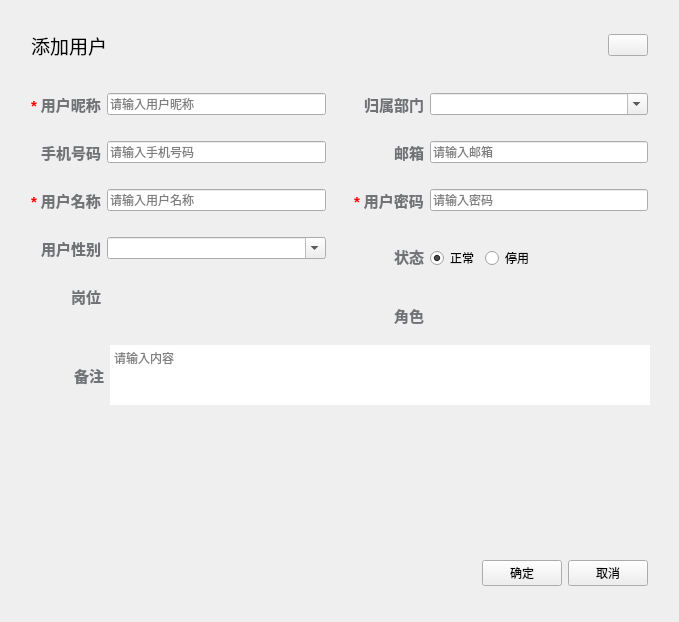
<?xml version="1.0" encoding="UTF-8"?>
<ui version="4.0">
 <class>UserAddDlgClass</class>
 <widget class="QWidget" name="UserAddDlgClass">
  <property name="geometry">
   <rect>
    <x>0</x>
    <y>0</y>
    <width>679</width>
    <height>622</height>
   </rect>
  </property>
  <property name="windowTitle">
   <string>UserAddDlg</string>
  </property>
  <layout class="QVBoxLayout" name="verticalLayout">
   <property name="sizeConstraint">
    <enum>QLayout::SizeConstraint::SetFixedSize</enum>
   </property>
   <property name="leftMargin">
    <number>9</number>
   </property>
   <property name="topMargin">
    <number>9</number>
   </property>
   <property name="rightMargin">
    <number>9</number>
   </property>
   <property name="bottomMargin">
    <number>9</number>
   </property>
   <item>
    <widget class="QWidget" name="container" native="true">
     <property name="minimumSize">
      <size>
       <width>661</width>
       <height>604</height>
      </size>
     </property>
     <layout class="QVBoxLayout" name="verticalLayout_2">
      <property name="sizeConstraint">
       <enum>QLayout::SizeConstraint::SetDefaultConstraint</enum>
      </property>
      <item>
       <widget class="QWidget" name="widget" native="true">
        <property name="minimumSize">
         <size>
          <width>0</width>
          <height>50</height>
         </size>
        </property>
        <property name="maximumSize">
         <size>
          <width>16777215</width>
          <height>50</height>
         </size>
        </property>
        <layout class="QHBoxLayout" name="horizontalLayout">
         <item>
          <widget class="QLabel" name="label">
           <property name="text">
            <string>&lt;html&gt;&lt;head/&gt;&lt;body&gt;&lt;p&gt;&lt;span style=&quot; font-size:14pt;&quot;&gt;添加用户&lt;/span&gt;&lt;/p&gt;&lt;/body&gt;&lt;/html&gt;</string>
           </property>
          </widget>
         </item>
         <item>
          <spacer name="horizontalSpacer">
           <property name="orientation">
            <enum>Qt::Orientation::Horizontal</enum>
           </property>
           <property name="sizeHint" stdset="0">
            <size>
             <width>200</width>
             <height>20</height>
            </size>
           </property>
          </spacer>
         </item>
         <item>
          <widget class="QPushButton" name="closeBtn">
           <property name="text">
            <string/>
           </property>
          </widget>
         </item>
        </layout>
       </widget>
      </item>
      <item>
       <widget class="QWidget" name="widget_2" native="true">
        <layout class="QVBoxLayout" name="verticalLayout_4">
         <property name="leftMargin">
          <number>0</number>
         </property>
         <property name="topMargin">
          <number>0</number>
         </property>
         <property name="rightMargin">
          <number>0</number>
         </property>
         <property name="bottomMargin">
          <number>0</number>
         </property>
         <item>
          <widget class="QWidget" name="widget_3" native="true">
           <layout class="QHBoxLayout" name="horizontalLayout_6">
            <property name="leftMargin">
             <number>0</number>
            </property>
            <property name="topMargin">
             <number>0</number>
            </property>
            <property name="rightMargin">
             <number>0</number>
            </property>
            <property name="bottomMargin">
             <number>0</number>
            </property>
           </layout>
          </widget>
         </item>
         <item>
          <layout class="QHBoxLayout" name="horizontalLayout_2">
           <item>
            <widget class="QWidget" name="widget_4" native="true">
             <layout class="QFormLayout" name="formLayout_2">
              <property name="labelAlignment">
               <set>Qt::AlignmentFlag::AlignRight|Qt::AlignmentFlag::AlignTrailing|Qt::AlignmentFlag::AlignVCenter</set>
              </property>
              <property name="verticalSpacing">
               <number>25</number>
              </property>
              <item row="0" column="0">
               <widget class="QLabel" name="label_5">
                <property name="text">
                 <string>&lt;html&gt;&lt;head/&gt;&lt;body&gt;&lt;p&gt;&lt;span style=&quot; font-size:11pt; font-weight:700; color:#ff0000;&quot;&gt;*&lt;/span&gt;&lt;span style=&quot; font-size:11pt; font-weight:700; color:#707276;&quot;&gt; 用户昵称&lt;/span&gt;&lt;/p&gt;&lt;/body&gt;&lt;/html&gt;</string>
                </property>
               </widget>
              </item>
              <item row="0" column="1">
               <widget class="QLineEdit" name="nickNameEdit">
                <property name="placeholderText">
                 <string>请输入用户昵称</string>
                </property>
               </widget>
              </item>
              <item row="1" column="0">
               <widget class="QLabel" name="label_6">
                <property name="text">
                 <string>&lt;html&gt;&lt;head/&gt;&lt;body&gt;&lt;p&gt;&lt;span style=&quot; font-size:11pt; font-weight:700; color:#707276;&quot;&gt;手机号码&lt;/span&gt;&lt;/p&gt;&lt;/body&gt;&lt;/html&gt;</string>
                </property>
               </widget>
              </item>
              <item row="1" column="1">
               <widget class="QLineEdit" name="phoneEdit">
                <property name="placeholderText">
                 <string>请输入手机号码</string>
                </property>
               </widget>
              </item>
              <item row="2" column="0">
               <widget class="QLabel" name="label_9">
                <property name="text">
                 <string>&lt;html&gt;&lt;head/&gt;&lt;body&gt;&lt;p&gt;&lt;span style=&quot; font-size:11pt; font-weight:700; color:#ff0000;&quot;&gt;*&lt;/span&gt;&lt;span style=&quot; font-size:11pt; font-weight:700; color:#707276;&quot;&gt; 用户名称&lt;/span&gt;&lt;/p&gt;&lt;/body&gt;&lt;/html&gt;</string>
                </property>
               </widget>
              </item>
              <item row="2" column="1">
               <widget class="QLineEdit" name="userNameEdit">
                <property name="placeholderText">
                 <string>请输入用户名称</string>
                </property>
               </widget>
              </item>
              <item row="3" column="0">
               <widget class="QLabel" name="label_11">
                <property name="text">
                 <string>&lt;html&gt;&lt;head/&gt;&lt;body&gt;&lt;p&gt;&lt;span style=&quot; font-size:11pt; font-weight:700; color:#707276;&quot;&gt;用户性别&lt;/span&gt;&lt;/p&gt;&lt;/body&gt;&lt;/html&gt;</string>
                </property>
               </widget>
              </item>
              <item row="3" column="1">
               <widget class="QComboBox" name="sexCmb">
                <property name="editable">
                 <bool>true</bool>
                </property>
                <property name="placeholderText">
                 <string>请选择性别</string>
                </property>
               </widget>
              </item>
              <item row="4" column="0">
               <widget class="QLabel" name="label_12">
                <property name="text">
                 <string>&lt;html&gt;&lt;head/&gt;&lt;body&gt;&lt;p&gt;&lt;span style=&quot; font-size:11pt; font-weight:700; color:#707276;&quot;&gt;岗位&lt;/span&gt;&lt;/p&gt;&lt;/body&gt;&lt;/html&gt;</string>
                </property>
               </widget>
              </item>
              <item row="4" column="1">
               <widget class="TagPicker" name="postTagPicker" native="true"/>
              </item>
             </layout>
            </widget>
           </item>
           <item>
            <widget class="QWidget" name="widget_6" native="true">
             <layout class="QFormLayout" name="formLayout">
              <property name="labelAlignment">
               <set>Qt::AlignmentFlag::AlignRight|Qt::AlignmentFlag::AlignTrailing|Qt::AlignmentFlag::AlignVCenter</set>
              </property>
              <property name="verticalSpacing">
               <number>25</number>
              </property>
              <item row="0" column="0">
               <widget class="QLabel" name="label_13">
                <property name="text">
                 <string>&lt;html&gt;&lt;head/&gt;&lt;body&gt;&lt;p&gt;&lt;span style=&quot; font-size:11pt; font-weight:700; color:#707276;&quot;&gt;归属部门&lt;/span&gt;&lt;/p&gt;&lt;/body&gt;&lt;/html&gt;</string>
                </property>
               </widget>
              </item>
              <item row="0" column="1">
               <widget class="TreeComboBox" name="deptCmb">
                <property name="editable">
                 <bool>true</bool>
                </property>
                <property name="placeholderText">
                 <string>请输入归属部门</string>
                </property>
               </widget>
              </item>
              <item row="1" column="0">
               <widget class="QLabel" name="label_14">
                <property name="text">
                 <string>&lt;html&gt;&lt;head/&gt;&lt;body&gt;&lt;p&gt;&lt;span style=&quot; font-size:11pt; font-weight:700; color:#707276;&quot;&gt;邮箱&lt;/span&gt;&lt;/p&gt;&lt;/body&gt;&lt;/html&gt;</string>
                </property>
               </widget>
              </item>
              <item row="1" column="1">
               <widget class="QLineEdit" name="emailEdit">
                <property name="placeholderText">
                 <string>请输入邮箱</string>
                </property>
               </widget>
              </item>
              <item row="2" column="0">
               <widget class="QLabel" name="label_15">
                <property name="text">
                 <string>&lt;html&gt;&lt;head/&gt;&lt;body&gt;&lt;p&gt;&lt;span style=&quot; font-size:11pt; font-weight:700; color:#ff0000;&quot;&gt;*&lt;/span&gt;&lt;span style=&quot; font-size:11pt; font-weight:700; color:#707276;&quot;&gt; 用户密码&lt;/span&gt;&lt;/p&gt;&lt;/body&gt;&lt;/html&gt;</string>
                </property>
               </widget>
              </item>
              <item row="2" column="1">
               <widget class="QLineEdit" name="pwdEdit">
                <property name="placeholderText">
                 <string>请输入密码</string>
                </property>
               </widget>
              </item>
              <item row="3" column="0">
               <widget class="QLabel" name="label_7">
                <property name="text">
                 <string>&lt;html&gt;&lt;head/&gt;&lt;body&gt;&lt;p&gt;&lt;span style=&quot; font-size:11pt; font-weight:700; color:#707276;&quot;&gt;状态&lt;/span&gt;&lt;/p&gt;&lt;/body&gt;&lt;/html&gt;</string>
                </property>
               </widget>
              </item>
              <item row="3" column="1">
               <widget class="QWidget" name="menuIconWdgt" native="true">
                <layout class="QHBoxLayout" name="horizontalLayout_5">
                 <property name="leftMargin">
                  <number>0</number>
                 </property>
                 <property name="topMargin">
                  <number>9</number>
                 </property>
                 <property name="rightMargin">
                  <number>0</number>
                 </property>
                 <property name="bottomMargin">
                  <number>9</number>
                 </property>
                 <item>
                  <widget class="QRadioButton" name="isActive1_RBtn">
                   <property name="text">
                    <string>正常</string>
                   </property>
                   <property name="checked">
                    <bool>true</bool>
                   </property>
                  </widget>
                 </item>
                 <item>
                  <widget class="QRadioButton" name="isActive0_RBtn">
                   <property name="text">
                    <string>停用</string>
                   </property>
                  </widget>
                 </item>
                 <item>
                  <spacer name="horizontalSpacer_2">
                   <property name="orientation">
                    <enum>Qt::Orientation::Horizontal</enum>
                   </property>
                   <property name="sizeHint" stdset="0">
                    <size>
                     <width>40</width>
                     <height>20</height>
                    </size>
                   </property>
                  </spacer>
                 </item>
                </layout>
               </widget>
              </item>
              <item row="4" column="0">
               <widget class="QLabel" name="label_16">
                <property name="text">
                 <string>&lt;html&gt;&lt;head/&gt;&lt;body&gt;&lt;p&gt;&lt;span style=&quot; font-size:11pt; font-weight:700; color:#707276;&quot;&gt;角色&lt;/span&gt;&lt;/p&gt;&lt;/body&gt;&lt;/html&gt;</string>
                </property>
               </widget>
              </item>
              <item row="4" column="1">
               <widget class="TagPicker" name="roleTagPicker" native="true"/>
              </item>
             </layout>
            </widget>
           </item>
          </layout>
         </item>
         <item>
          <layout class="QHBoxLayout" name="horizontalLayout_3">
           <property name="leftMargin">
            <number>9</number>
           </property>
           <property name="rightMargin">
            <number>9</number>
           </property>
           <item>
            <spacer name="horizontalSpacer_4">
             <property name="orientation">
              <enum>Qt::Orientation::Horizontal</enum>
             </property>
             <property name="sizeType">
              <enum>QSizePolicy::Policy::Fixed</enum>
             </property>
             <property name="sizeHint" stdset="0">
              <size>
               <width>45</width>
               <height>20</height>
              </size>
             </property>
            </spacer>
           </item>
           <item>
            <layout class="QVBoxLayout" name="verticalLayout_3">
             <item>
              <spacer name="verticalSpacer_3">
               <property name="orientation">
                <enum>Qt::Orientation::Vertical</enum>
               </property>
               <property name="sizeType">
                <enum>QSizePolicy::Policy::Fixed</enum>
               </property>
               <property name="sizeHint" stdset="0">
                <size>
                 <width>20</width>
                 <height>20</height>
                </size>
               </property>
              </spacer>
             </item>
             <item>
              <widget class="QLabel" name="label_10">
               <property name="text">
                <string>&lt;html&gt;&lt;head/&gt;&lt;body&gt;&lt;p&gt;&lt;span style=&quot; font-size:11pt; font-weight:700; color:#707276;&quot;&gt;备注&lt;/span&gt;&lt;/p&gt;&lt;/body&gt;&lt;/html&gt;</string>
               </property>
              </widget>
             </item>
             <item>
              <spacer name="verticalSpacer_2">
               <property name="orientation">
                <enum>Qt::Orientation::Vertical</enum>
               </property>
               <property name="sizeHint" stdset="0">
                <size>
                 <width>20</width>
                 <height>20</height>
                </size>
               </property>
              </spacer>
             </item>
            </layout>
           </item>
           <item>
            <widget class="QPlainTextEdit" name="remarkEdit">
             <property name="minimumSize">
              <size>
               <width>0</width>
               <height>60</height>
              </size>
             </property>
             <property name="maximumSize">
              <size>
               <width>16777215</width>
               <height>60</height>
              </size>
             </property>
             <property name="frameShape">
              <enum>QFrame::Shape::NoFrame</enum>
             </property>
             <property name="placeholderText">
              <string>请输入内容</string>
             </property>
            </widget>
           </item>
          </layout>
         </item>
        </layout>
       </widget>
      </item>
      <item>
       <spacer name="verticalSpacer">
        <property name="orientation">
         <enum>Qt::Orientation::Vertical</enum>
        </property>
        <property name="sizeHint" stdset="0">
         <size>
          <width>20</width>
          <height>40</height>
         </size>
        </property>
       </spacer>
      </item>
      <item>
       <widget class="QWidget" name="widget_5" native="true">
        <property name="minimumSize">
         <size>
          <width>0</width>
          <height>58</height>
         </size>
        </property>
        <property name="maximumSize">
         <size>
          <width>16777215</width>
          <height>58</height>
         </size>
        </property>
        <layout class="QHBoxLayout" name="horizontalLayout_4">
         <item>
          <spacer name="horizontalSpacer_3">
           <property name="orientation">
            <enum>Qt::Orientation::Horizontal</enum>
           </property>
           <property name="sizeHint" stdset="0">
            <size>
             <width>200</width>
             <height>20</height>
            </size>
           </property>
          </spacer>
         </item>
         <item>
          <widget class="QPushButton" name="okBtn">
           <property name="text">
            <string>确定</string>
           </property>
          </widget>
         </item>
         <item>
          <widget class="QPushButton" name="cancelBtn">
           <property name="text">
            <string>取消</string>
           </property>
          </widget>
         </item>
        </layout>
       </widget>
      </item>
     </layout>
    </widget>
   </item>
  </layout>
 </widget>
 <layoutdefault spacing="6" margin="11"/>
 <customwidgets>
  <customwidget>
   <class>TreeComboBox</class>
   <extends>QComboBox</extends>
   <header>common/widgets/TreeComboBox.h</header>
  </customwidget>
  <customwidget>
   <class>TagPicker</class>
   <extends>QWidget</extends>
   <header>common/widgets/TagPicker.h</header>
   <container>1</container>
  </customwidget>
 </customwidgets>
 <resources>
  <include location="../../Resource.qrc"/>
 </resources>
 <connections>
  <connection>
   <sender>closeBtn</sender>
   <signal>clicked()</signal>
   <receiver>UserAddDlgClass</receiver>
   <slot>hide()</slot>
   <hints>
    <hint type="sourcelabel">
     <x>515</x>
     <y>42</y>
    </hint>
    <hint type="destinationlabel">
     <x>281</x>
     <y>371</y>
    </hint>
   </hints>
  </connection>
  <connection>
   <sender>cancelBtn</sender>
   <signal>clicked()</signal>
   <receiver>UserAddDlgClass</receiver>
   <slot>hide()</slot>
   <hints>
    <hint type="sourcelabel">
     <x>498</x>
     <y>695</y>
    </hint>
    <hint type="destinationlabel">
     <x>281</x>
     <y>371</y>
    </hint>
   </hints>
  </connection>
 </connections>
</ui>
